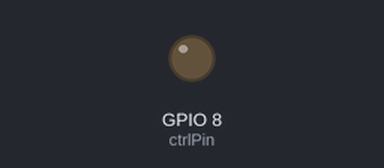
Recording of a sketch running on a simulated ESP32-S3. On the bench: output pins drawn as LEDs (lit = HIGH). WiFi joins after 1.5 s; servers stay silent unless stated; what the sketch prints to the serial monitor is not drawn.

Above: at 4.0 s.
At 7.0 s:
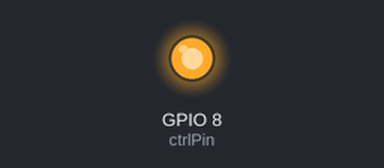
Timing chart, 0 to 9.3 s (numbered marks = the images above):
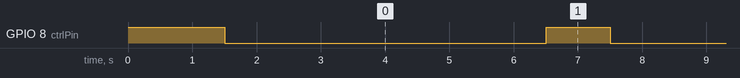

The sketch:

6N137_LED.ino
```cpp
#include <WiFi.h>

const int ctrlPin = 8;
const char* ssid     = "XiaoBao-WIFI";
const char* password = "20031999";

void connect() {
  WiFi.mode(WIFI_STA);   // 站模式
  WiFi.begin(ssid, password);
  Serial.print("Connecting to WiFi");
  unsigned long start = millis();

  while (WiFi.status() != WL_CONNECTED) {
    delay(500);
    Serial.print(".");
    if (millis() - start > 20000) {   // 20秒超时
      Serial.println("\nWiFi connect timeout!");
      break;
    }
  }

  if (WiFi.status() == WL_CONNECTED) {
    Serial.println("\nWiFi connected");
    Serial.print("IP: ");
    Serial.println(WiFi.localIP());
  }


    // 关闭 WiFi
  //WiFi.mode(WIFI_OFF);
  //WiFi.disconnect();

}

void setup() {
  Serial.begin(115200);        // ← 加上这行，波特率 115200
  pinMode(ctrlPin, OUTPUT);
  digitalWrite(ctrlPin, HIGH);

  Serial.println("6N137 LED控制已启动");

  connect();
}

void loop() {
  digitalWrite(ctrlPin, LOW);
  Serial.println("LED ON");
  delay(5000);

  digitalWrite(ctrlPin, HIGH);
  Serial.println("LED OFF");
  delay(1000);
}
```

Measured:
- by itself, GPIO 8 (ctrlPin): alternates HIGH for 1.0 s and LOW for 5.0 s
